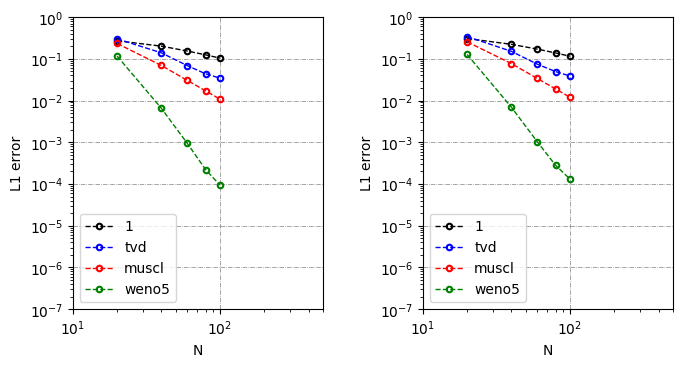

The Python source for this figure:
import numpy as np
import matplotlib.pyplot as plt
from matplotlib.ticker import MultipleLocator
import os,glob

# INTPUT DATA

E_nc,E_l1,E_l2 = np.loadtxt("error1.dat",delimiter=',',unpack=True)
E2_nc,E2_l1,E2_l2 = np.loadtxt("errortvd.dat",delimiter=',',unpack=True) 
E3_nc,E3_l1,E3_l2 = np.loadtxt("errorM.dat",delimiter=',',unpack=True) 
E4_nc,E4_l1,E4_l2 = np.loadtxt("errorW.dat",delimiter=',',unpack=True) 

# ORDER OF ACCURACY FOR EACH SEGMENT -------------------------------------------------------
def order(a,b,c):
	
	orderl1 = np.zeros(a.shape[0]-1) # reset
	orderl2 = np.zeros(a.shape[0]-1) # reset
	
	for i in range(a.shape[0]-1):
		orderl1[i] = (np.log10(b[i+1]) - np.log10(b[i]))/(np.log10(a[i+1]) - np.log10(a[i]) )
		orderl2[i] = (np.log10(c[i+1]) - np.log10(c[i]))/(np.log10(a[i+1]) - np.log10(a[i]) )
	print('errors : L1: ',orderl1)
	print('errors : L2: ',orderl2 )
		
# -------------------------------------------------------------------------------------------

order(E_nc,E_l1,E_l2)     # 1st order
order(E2_nc,E2_l1,E2_l2)  # tvd 
order(E3_nc,E3_l1,E3_l2)  # muscl
order(E4_nc,E4_l1,E4_l2)   # weno5

# subplot layout of figure
fig,ax = plt.subplots(1,2,figsize=(8,4))

# figure structure
ax[0].axis([1e1,5e2,1e-7,1])
ax[0].loglog()
ax[0].grid(color='k',ls='-.',lw=0.5,alpha=0.5)
ax[0].set_xlabel('N',fontsize=10)
ax[0].set_ylabel('L1 error',fontsize=10)
#ax[0].text(70,0.08,f's: {orderl1[0]:.2f}')  # [f string format py3.6+]
# figure plot
ax[0].plot(E_nc,E_l1,'--o',c='k',ms=4,lw=1,mfc='None',mec='k',mew=1.5,label='1')
ax[0].plot(E2_nc,E2_l1,'--o',c='b',ms=4,lw=1,mfc='None',mec='b',mew=1.5,label='tvd')
ax[0].plot(E3_nc,E3_l1,'--o',c='r',ms=4,lw=1,mfc='None',mec='r',mew=1.5,label='muscl')
ax[0].plot(E4_nc,E4_l1,'--o',c='g',ms=4,lw=1,mfc='None',mec='g',mew=1.5,label='weno5')
ax[0].legend(loc=3)

# figure structure
ax[1].axis([1e1,5e2,1e-7,1])
ax[1].loglog()
ax[1].grid(color='k',ls='-.',lw=0.5,alpha=0.5)
ax[1].set_xlabel('N',fontsize=10)
ax[1].set_ylabel('L1 error',fontsize=10)
#ax[0].text(70,0.08,f's: {orderl1[0]:.2f}')  # [f string format py3.6+]
# figure plot
ax[1].plot(E_nc,E_l2,'--o',c='k',ms=4,lw=1,mfc='None',mec='k',mew=1.5,label='1')
ax[1].plot(E2_nc,E2_l2,'--o',c='b',ms=4,lw=1,mfc='None',mec='b',mew=1.5,label='tvd')
ax[1].plot(E3_nc,E3_l2,'--o',c='r',ms=4,lw=1,mfc='None',mec='r',mew=1.5,label='muscl')
ax[1].plot(E4_nc,E4_l2,'--o',c='g',ms=4,lw=1,mfc='None',mec='g',mew=1.5,label='weno5')
ax[1].legend(loc=3)

plt.subplots_adjust(left=0.15,bottom=0.15,wspace=0.4) # control spacing between graphs
plt.savefig('error.png',bbox_inches='tight',figsize=(8,5),dpi=100)
#plt.savefig('error.pdf',bbox_inches='tight',figsize=(8,6),dpi=100,format='pdf')
plt.show()
